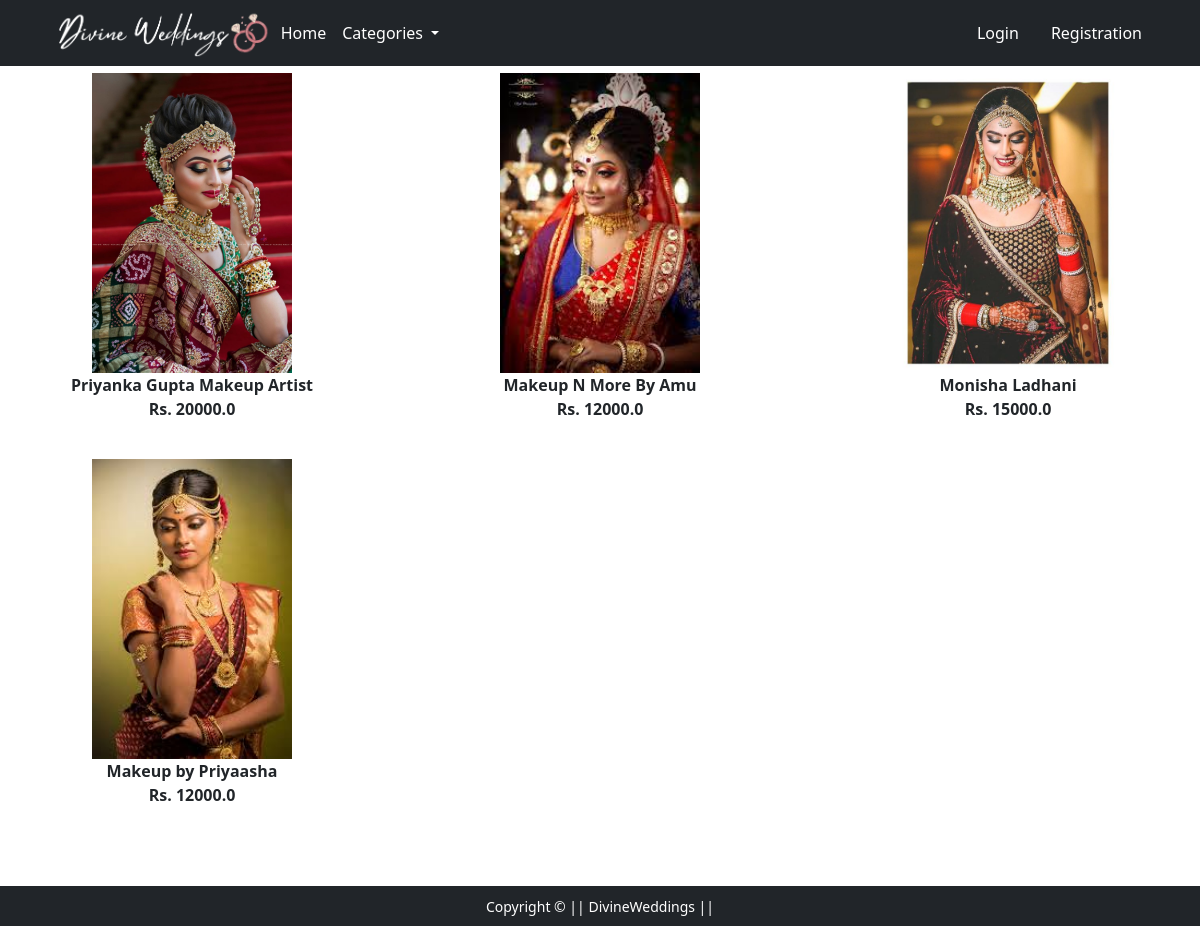
/mobile/, run on the app's committed database.
### app/models.py (models this page shows, shortened)
class Product(models.Model):
    title=models.CharField(max_length=100)
    selling_price=models.FloatField()
    discounted_price=models.FloatField()
    description=models.TextField()
    category=models.CharField(choices=CATEGORY_CHOICES,max_length=2)
    location=models.CharField(max_length=200)
    product_image=models.ImageField(upload_to='productimg')

### app/views.py (the view)
# urls.py: path('mobile/', views.mobile, name='mobile'),
def mobile(request,data=None):
    if data==None:
        bridal_makeup=Product.objects.filter(category='BM')
    return render(request, 'app/mobile.html',{'bridal_makeup':bridal_makeup})

### app/templates/app/mobile.html (shortened to what this page needs)
{% extends 'app/base.html' %}
{% load static %}
{% block main-content %}
<div class="col-sm-12">
    <div class="row">
        {% for product in bridal_makeup%}
        <div class="col-sm-4 text-center mb-4">
            <a href="{%url 'product-detail' product.id %}" class="btn">
                <div class="item">
                    <img src="{{product.product_image.url}}" alt="" height="300" class="">
                    <div class="fw-bold">{{product.title}}</div>
                    <div class="fw-bold">Rs. {{product.selling_price}}</div>
                </div>
            </a>
        </div>
        {% endfor%}
    </div>
</div>
{% endblock main-content %}

### data on the page
Product: product_image (picture), title "Priyanka Gupta Makeup Artist", selling_price "20000.0"
Product: product_image (picture), title "Makeup N More By Amu", selling_price "12000.0"
Product: product_image (picture), title "Monisha Ladhani", selling_price "15000.0"
Product: product_image (picture), title "Makeup by Priyaasha", selling_price "12000.0"
